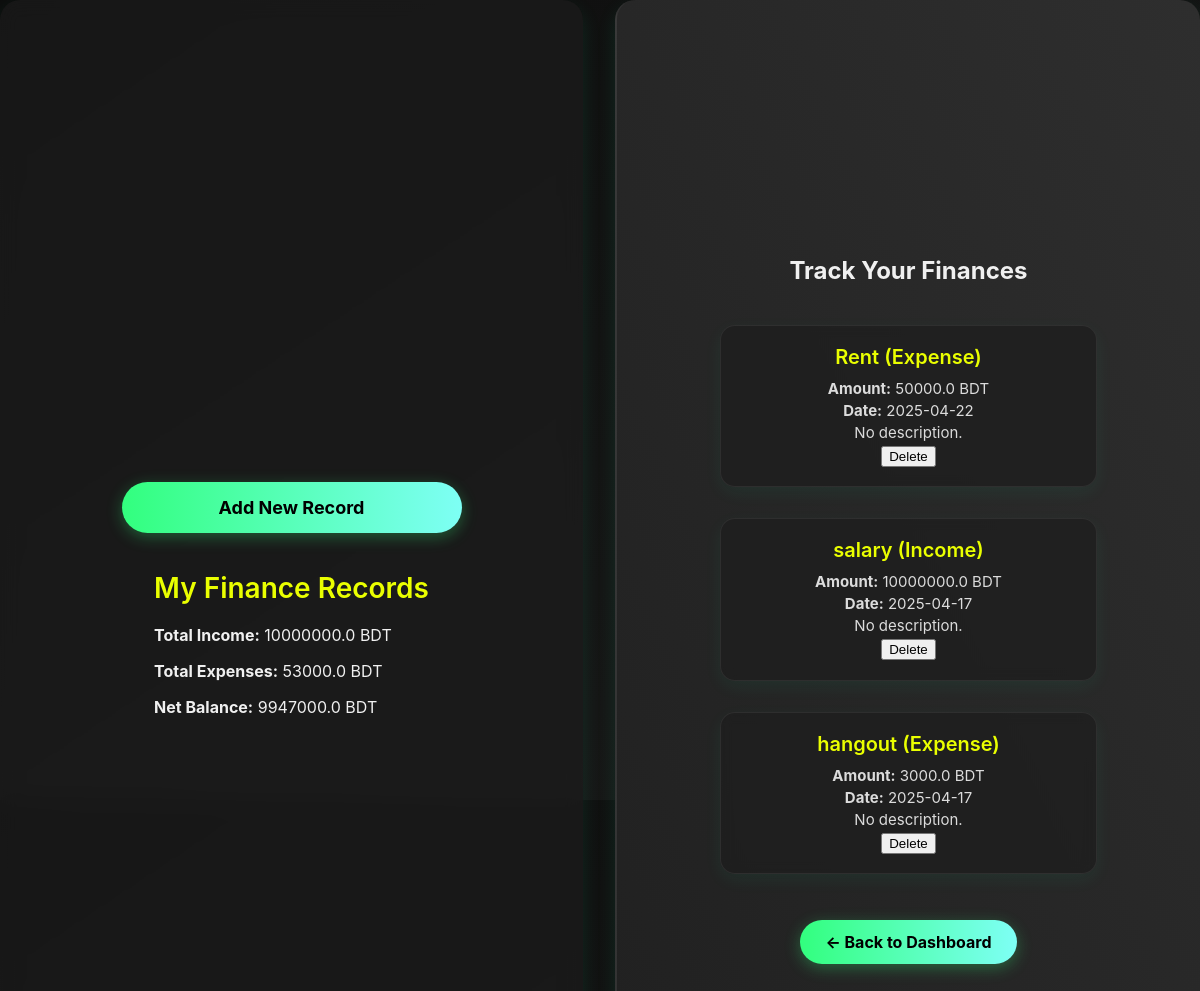
Page /finance/view (signed in) on the earlier database version.
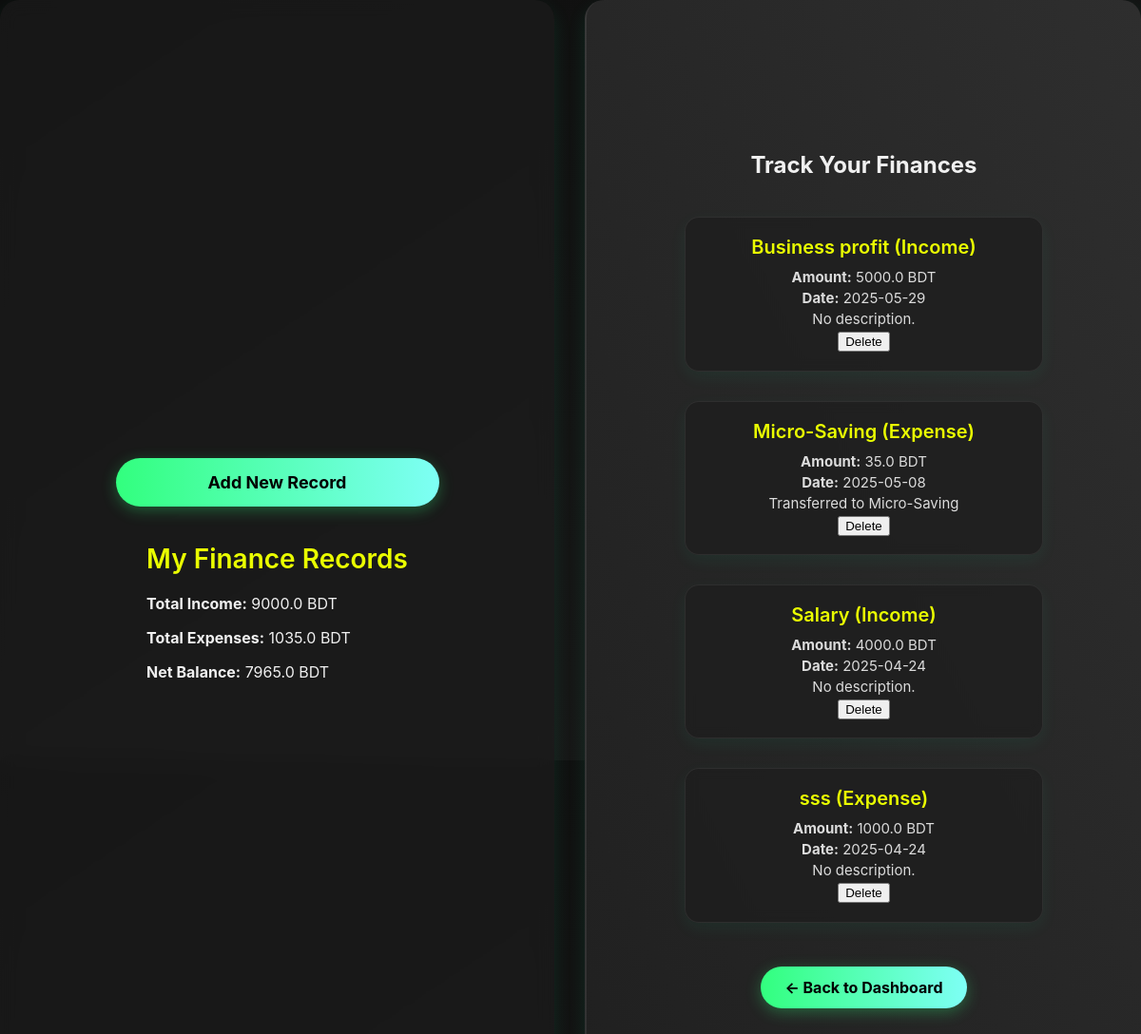
Same page on the later database version.
### models/finance.py (models this page shows)
class FinanceRecord(db.Model):
    __tablename__ = 'finance'
    id = db.Column(db.Integer, primary_key=True)
    type = db.Column(db.String(10), nullable=False)  # 'income' or 'expense'
    category = db.Column(db.String(50), nullable=False)
    amount = db.Column(db.Float, nullable=False)
    date = db.Column(db.Date, default=date.today)
    description = db.Column(db.Text)
    user_id = db.Column(db.Integer, db.ForeignKey('user.id'), nullable=False)

### routes/finance.py (the view)
@finance_bp.route('/view')
@login_required
def view_finances():
    records = FinanceRecord.query.filter_by(user_id=current_user.id).order_by(FinanceRecord.date.desc()).all()
    total_income = sum(r.amount for r in records if r.type == 'income')
    total_expense = sum(r.amount for r in records if r.type == 'expense')
    net_balance = total_income - total_expense
    return render_template('finance/view_records.html', records=records,
                           total_income=total_income,
                           total_expense=total_expense,
                           net_balance=net_balance)

### app.py (called while the page is built)
@login_manager.user_loader
def load_user(user_id):
    return User.query.get(int(user_id))

### templates/finance/view_records.html (shortened to what this page needs)
<!DOCTYPE html>
<html lang="en">
<head>
    <link rel="stylesheet" href="{{ url_for('static', filename='css/styles.css') }}">
</head>
<body>
    <div class="container">
        <div class="left-panel">
            <a href="{{ url_for('finance.add_finance') }}" class="dashboard-btn">Add New Record</a>
            <div class="left-column">
                <h2>My Finance Records</h2>
                <p><strong>Total Income:</strong> {{ total_income }} BDT</p>
                <p><strong>Total Expenses:</strong> {{ total_expense }} BDT</p>
                <p><strong>Net Balance:</strong> {{ net_balance }} BDT</p>
            </div>
        </div>
        <div class="right-panel">
            <h2>Track Your Finances</h2>
            {% if records %}
                <div class="goal-list">
                    {% for r in records %}
                    <div class="goal-card">
                        <h3>{{ r.category }} ({{ r.type|capitalize }})</h3>
                        <p><strong>Amount:</strong> {{ r.amount }} BDT</p>
                        <p><strong>Date:</strong> {{ r.date }}</p>
                        <p>{{ r.description or 'No description.' }}</p>
                        <form method="POST" action="{{ url_for('finance.delete_finance', record_id=r.id) }}">
                            <button type="submit">Delete</button>
                        </form>
                    </div>
                    {% endfor %}
                </div>
                {% else %}
                <p>No finance records yet.</p>
                {% endif %}
                <a href="{{ url_for('main.dashboard') }}" class="back-dashboard-btn">← Back to Dashboard</a>
        </div>
    </div>
</body>
</html>

### static/css/styles.css (style rules this page uses)
body { margin: 0; padding: 0; font-family: 'Inter', sans-serif; display: flex; height: 100vh; background: linear-gradient(to bottom right, #0f0f0f, #1c1c1c); color: #f0f0f0; }
.container { display: flex; width: 100vw; height: 150vh; }
.left-panel, .right-panel { flex: 1; display: flex; align-items: center; justify-content: center; flex-direction: column; padding: 40px; box-sizing: border-box; height: 150vh; backdrop-filter: blur(10px); background: rgba(30, 30, 30, 0.6); border-radius: 20px; box-shadow: 0 8px 20px rgba(0, 255, 170, 0.1); }
.left-panel { color: #f0f0f0; }
.right-panel { background: linear-gradient(to top right, #202020, #2e2e2e); color: #f0f0f0; text-align: center; border-left: 2px solid rgba(255, 255, 255, 0.05); }
.left-column h2 { font-size: 28px; font-weight: 600; margin-bottom: 20px; color: #eaff00; }
.goal-list { display: flex; flex-direction: column; gap: 15px; margin-top: 20px; }
.goal-card { width: 21rem; background: rgba(40, 40, 40, 0.7); padding: 20px; border-radius: 20px; border: 1px solid rgba(255, 255, 255, 0.06); box-shadow: 0 8px 24px rgba(0, 255, 170, 0.08); backdrop-filter: blur(8px); transition: transform 0.3s ease, box-shadow 0.3s ease; animation: fadeInCard 0.4s ease-in; }
.goal-card h3 { margin: 0 0 10px; color: #eaff00; font-size: 20px; font-weight: 600; }
.goal-card p { margin: 3px 0; color: #dcdcdc; font-size: 15px; }
.dashboard-btn { display: block; background: linear-gradient(to right, #32ff7e, #7efff5); color: black; padding: 15px 20px; margin: 15px auto; text-align: center; border-radius: 30px; width: 300px; font-size: 18px; font-family: 'Inter', sans-serif; text-decoration: none; font-weight: bold; transition: all 0.3s ease; box-shadow: 0 4px 16px rgba(50, 255, 126, 0.3); }
.container { display: flex; gap: 2rem; flex-wrap: wrap; }
.goal-card { border: 1px solid rgba(255, 255, 255, 0.07); padding: 1.2rem; margin-bottom: 1rem; border-radius: 15px; background: rgba(30, 30, 30, 0.75); box-shadow: 0 6px 18px rgba(0, 255, 170, 0.06); color: #eaff00; backdrop-filter: blur(6px); transition: transform 0.2s ease; }
.back-dashboard-btn { margin-top: 30px; display: inline-block; padding: 12px 25px; background: linear-gradient(to right, #32ff7e, #7efff5); color: #000; font-weight: bold; border-radius: 30px; text-decoration: none; font-size: 16px; transition: transform 0.3s ease, box-shadow 0.3s ease; box-shadow: 0 4px 16px rgba(50, 255, 126, 0.3); }
body { display: flex; margin: 0; background: linear-gradient(to bottom right, #0d0d0d, #1a1a1a); color: #f0f0f0; }

Differences in the rows shown:
changed FinanceRecord: category "Rent" → "Business profit"; type "Expense" → "Income"; amount "50000.0" → "5000.0"; date "2025-04-22" → "2025-05-29"
added FinanceRecord: category "Micro-Saving", type "Expense", amount "35.0", date "2025-05-08", description "Transferred to Micro-Saving"
changed FinanceRecord: category "salary" → "Salary"; amount "10000000.0" → "4000.0"; date "2025-04-17" → "2025-04-24"
changed FinanceRecord: category "hangout" → "sss"; amount "3000.0" → "1000.0"; date "2025-04-17" → "2025-04-24"
Other differences:
{{ total_income }}: "10000000.0" → "9000.0"
{{ total_expense }}: "53000.0" → "1035.0"
{{ net_balance }}: "9947000.0" → "7965.0"
